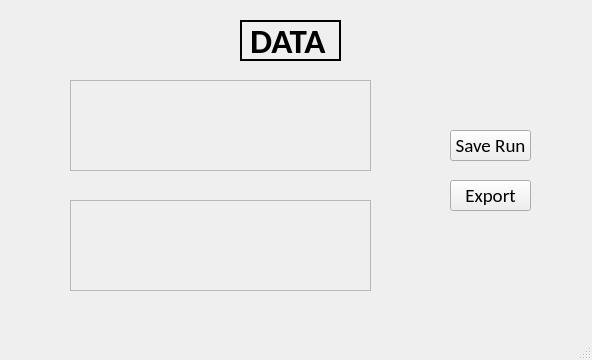
<?xml version="1.0" encoding="UTF-8"?>
<ui version="4.0">
 <class>MainWindow</class>
 <widget class="QMainWindow" name="MainWindow">
  <property name="geometry">
   <rect>
    <x>0</x>
    <y>0</y>
    <width>592</width>
    <height>360</height>
   </rect>
  </property>
  <property name="windowTitle">
   <string>MainWindow</string>
  </property>
  <widget class="QWidget" name="centralwidget">
   <widget class="QLabel" name="label">
    <property name="geometry">
     <rect>
      <x>240</x>
      <y>20</y>
      <width>101</width>
      <height>41</height>
     </rect>
    </property>
    <property name="font">
     <font>
      <family>Calibri</family>
      <pointsize>26</pointsize>
      <weight>75</weight>
      <bold>true</bold>
     </font>
    </property>
    <property name="frameShape">
     <enum>QFrame::WinPanel</enum>
    </property>
    <property name="lineWidth">
     <number>10</number>
    </property>
    <property name="text">
     <string>DATA</string>
    </property>
   </widget>
   <widget class="QScrollArea" name="scrollArea">
    <property name="geometry">
     <rect>
      <x>70</x>
      <y>80</y>
      <width>301</width>
      <height>91</height>
     </rect>
    </property>
    <property name="widgetResizable">
     <bool>true</bool>
    </property>
    <widget class="QWidget" name="scrollAreaWidgetContents">
     <property name="geometry">
      <rect>
       <x>0</x>
       <y>0</y>
       <width>299</width>
       <height>89</height>
      </rect>
     </property>
    </widget>
   </widget>
   <widget class="QScrollArea" name="scrollArea_2">
    <property name="geometry">
     <rect>
      <x>70</x>
      <y>200</y>
      <width>301</width>
      <height>91</height>
     </rect>
    </property>
    <property name="widgetResizable">
     <bool>true</bool>
    </property>
    <widget class="QWidget" name="scrollAreaWidgetContents_2">
     <property name="geometry">
      <rect>
       <x>0</x>
       <y>0</y>
       <width>299</width>
       <height>89</height>
      </rect>
     </property>
    </widget>
   </widget>
   <widget class="QPushButton" name="pushButton">
    <property name="geometry">
     <rect>
      <x>450</x>
      <y>130</y>
      <width>81</width>
      <height>31</height>
     </rect>
    </property>
    <property name="font">
     <font>
      <family>Calibri</family>
      <pointsize>14</pointsize>
     </font>
    </property>
    <property name="text">
     <string>Save Run</string>
    </property>
   </widget>
   <widget class="QPushButton" name="pushButton_2">
    <property name="geometry">
     <rect>
      <x>450</x>
      <y>180</y>
      <width>81</width>
      <height>31</height>
     </rect>
    </property>
    <property name="font">
     <font>
      <family>Calibri</family>
      <pointsize>14</pointsize>
     </font>
    </property>
    <property name="text">
     <string>Export</string>
    </property>
   </widget>
  </widget>
  <widget class="QMenuBar" name="menubar">
   <property name="geometry">
    <rect>
     <x>0</x>
     <y>0</y>
     <width>592</width>
     <height>22</height>
    </rect>
   </property>
  </widget>
  <widget class="QStatusBar" name="statusbar"/>
 </widget>
 <resources/>
 <connections/>
</ui>
